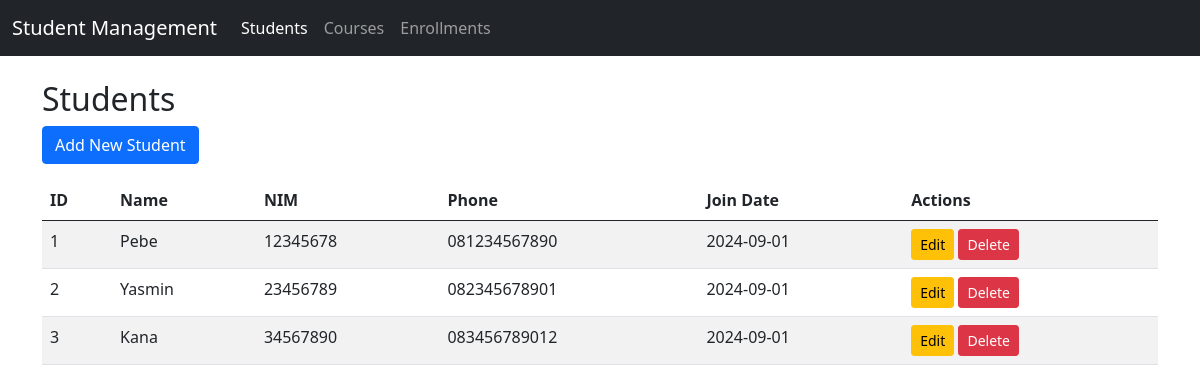
Page /project/index.php on the committed database.
### tables this page shows
CREATE TABLE IF NOT EXISTS `students` (
  `id` int(11) NOT NULL AUTO_INCREMENT,
  `name` varchar(100) NOT NULL,
  `nim` varchar(20) NOT NULL,
  `phone` varchar(15) NOT NULL,
  `join_date` date NOT NULL,
  PRIMARY KEY (`id`)
);

### project/controllers/BaseController.php (called while the page is built, shortened)
<?php
class BaseController
{
    protected function render($view, $data = [])
    {
        extract($data);
        include_once 'views/templates/header.php';
        include_once 'views/' . $view . '.php';
        include_once 'views/templates/footer.php';
    }
}

### project/controllers/StudentController.php (called while the page is built, shortened)
<?php
require_once 'controllers/BaseController.php';
require_once 'models/Student.php';
class StudentController extends BaseController
{
    private $student;
    public function __construct()
    {
        $this->student = new Student();
    }
    public function index()
    {
        $result = $this->student->getAll();
        $this->render('students/index', ['students' => $result]);
    }
}

### project/models/Student.php (called while the page is built, shortened)
<?php
require_once 'config/connection.php';
class Student
{
    private $conn;
    private $table_name = "students";
    public function __construct()
    {
        $database = new Database();
        $this->conn = $database->getConnection();
    }
    public function getAll()
    {
        $query = "SELECT * FROM " . $this->table_name;
        $result = $this->conn->query($query);
        return $result;
    }
}

### project/config/connection.php (called while the page is built, shortened)
<?php
class Database
{
    private $host = "localhost";
    private $username = "root";
    private $password = "";
    private $db_name = "tp_mvc";
    public function getConnection()
    {
        $this->conn = null;
        try {
            $this->conn = new mysqli($this->host, $this->username, $this->password, $this->db_name);
        } catch (Exception $e) {
            echo "Connection error: " . $e->getMessage();
        }
        return $this->conn;
    }
}

### project/views/students/index.php (the view)
<h2>Students</h2>
<div class="mb-3">
    <a href="index.php?controller=student&action=create" class="btn btn-primary">Add New Student</a>
</div>
<table class="table table-striped">
    <thead>
        <tr>
            <th>ID</th>
            <th>Name</th>
            <th>NIM</th>
            <th>Phone</th>
            <th>Join Date</th>
            <th>Actions</th>
        </tr>
    </thead>
    <tbody>
        <?php if ($students && $students->num_rows > 0): ?>
        <?php while ($row = $students->fetch_assoc()): ?>
        <tr>
            <td><?php echo $row['id']; ?></td>
            <td><?php echo $row['name']; ?></td>
            <td><?php echo $row['nim']; ?></td>
            <td><?php echo $row['phone']; ?></td>
            <td><?php echo $row['join_date']; ?></td>
            <td>
                <a href="index.php?controller=student&action=edit&id=<?php echo $row['id']; ?>"
                    class="btn btn-sm btn-warning">Edit</a>
                <a href="index.php?controller=student&action=delete&id=<?php echo $row['id']; ?>"
                    class="btn btn-sm btn-danger"
                    onclick="return confirm('Are you sure you want to delete this student?')">Delete</a>
            </td>
        </tr>
        <?php endwhile; ?>
        <?php else: ?>
        <tr>
            <td colspan="6" class="text-center">No students found</td>
        </tr>
        <?php endif; ?>
    </tbody>
</table>

### rows in the picture
students: id "1", name "Pebe", nim "12345678", phone "081234567890", join_date "2024-09-01"
students: id "2", name "Yasmin", nim "23456789", phone "082345678901", join_date "2024-09-01"
students: id "3", name "Kana", nim "34567890", phone "083456789012", join_date "2024-09-01"
